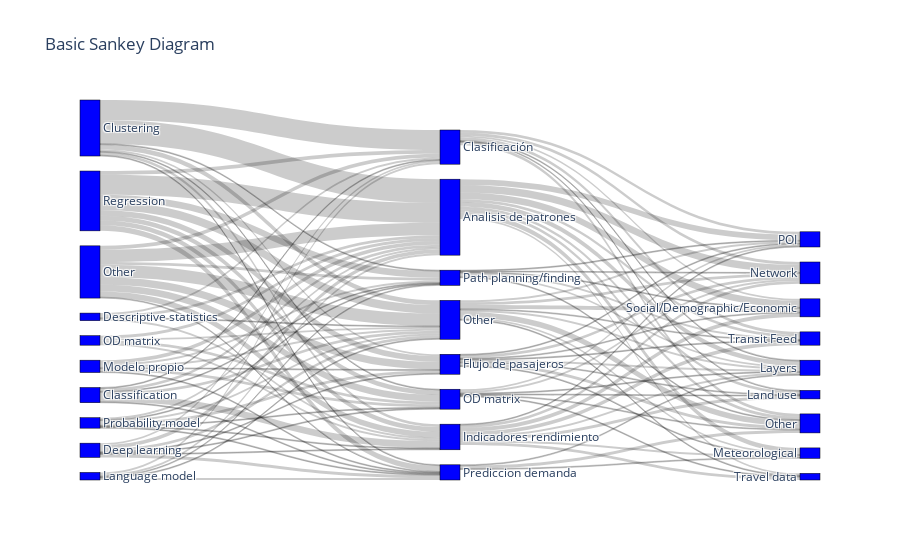

Notebook code for this chart:
### Code cell
aggregated_table2 = (
    data[columns]
    .groupby(["Other datasets", "Analysis type"])[["ID"]]
    .nunique()
    .sort_values(by="ID")
).reset_index()

aggregated_table = (
    data[columns]
    .groupby(["Model", "Model type", "Analysis type"])[["ID"]]
    .nunique()
    .groupby(["Model type", "Analysis type"])[["ID"]]
    .sum()
    .sort_values(by="ID")
).reset_index()

label1 = sorted(list(sets_dict["Model type"]))
label1.append("Other")
label2 = sorted(set(data["Analysis type"].tolist()))
label3 = sorted(list(sets_dict["Other datasets"]))
label3.append("Other")


source = []
target = []
value = []

for row in aggregated_table.iterrows():
    source.append(label1.index(row[1]["Model type"]))
    target.append(label2.index(row[1]["Analysis type"]) + len(label1))
    value.append(row[1]["ID"])


for row in aggregated_table2.iterrows():
    source.append(label2.index(row[1]["Analysis type"]) + len(label1))
    target.append(label3.index(row[1]["Other datasets"]) + len(label1) + len(label2))
    value.append(row[1]["ID"])

fig = go.Figure(
    data=[
        go.Sankey(
            node=dict(
                pad=15,
                thickness=20,
                line=dict(color="black", width=0.5),
                label=label1 + label2 + label3,
                color="blue",
            ),
            link=dict(
                source=source,  # indices correspond to labels, eg A1, A2, A1, B1, ...
                target=target,
                value=value,
            ),
        )
    ]
)

fig.update_layout(title_text="Basic Sankey Diagram")
fig.write_image("img/models_datasets_sankey.svg")
fig.show()

### Figure 1 — Plotly figure (JSON) as saved in the notebook; plotly's stock layout.template omitted (floating-point values rounded to 4 significant figures)
{"data": [{"link": {"source": [19, 17, 17, 6, 33, 5, 5, 4, 4, 4, 5, 19, 24, 2, 24, 2, 2, 24, 24, 19, 21, 17, 17, 17, 6, 21, 19, 24, 5, 24, 4, 6, 33, 21, 21, 24, 2, 6, 2, 5, 5, 19, 4, 19, 33, 26, 5, 4, 26, 26, 26, 26, 33, 2, 33, 26, 33, 26, 33, 33, 26, 4, 4, 39, 40, 40, 38, 38, 36, 40, 40, 36, 39, 37, 36, 41, 36, 35, 36, 38, 38, 35, 41, 38, 39, 35, 34, 40, 37, 39, 39, 37, 40, 38, 36, 34, 35, 37, 34, 37, 37, 35, 36, 35, 39, 36, 34, 35, 41, 39, 37, 37, 34, 34, 39, 34, 34, 34], "target": [36, 40, 39, 39, 41, 38, 36, 41, 40, 38, 37, 41, 38, 35, 41, 41, 40, 40, 37, 39, 37, 41, 35, 34, 37, 39, 40, 39, 35, 34, 36, 35, 40, 38, 34, 36, 34, 34, 39, 41, 39, 38, 37, 34, 35, 35, 34, 39, 38, 37, 36, 41, 37, 37, 38, 40, 36, 39, 39, 34, 34, 35, 34, 58, 61, 50, 61, 58, 55, 48, 55, 57, 57, 50, 46, 46, 50, 44, 44, 45, 44, 45, 45, 50, 50, 55, 58, 57, 45, 45, 46, 46, 45, 48, 45, 57, 57, 58, 44, 48, 44, 48, 48, 50, 48, 61, 61, 61, 61, 55, 57, 55, 46, 45, 61, 50, 55, 48], "value": [1, 1, 1, 1, 1, 1, 1, 1, 1, 1, 1, 1, 1, 1, 1, 1, 1, 1, 1, 2, 2, 2, 2, 2, 2, 2, 2, 2, 2, 2, 2, 2, 3, 3, 3, 3, 3, 3, 3, 3, 3, 3, 3, 4, 4, 4, 4, 5, 5, 5, 6, 6, 6, 7, 7, 7, 8, 9, 13, 13, 21, 21, 25, 1, 1, 1, 1, 1, 1, 1, 1, 1, 1, 1, 1, 1, 1, 1, 1, 1, 1, 1, 1, 2, 2, 2, 2, 2, 2, 2, 2, 2, 2, 2, 2, 3, 3, 3, 3, 3, 3, 3, 3, 3, 3, 3, 3, 3, 3, 4, 4, 4, 5, 5, 6, 6, 7, 8]}, "node": {"color": "blue", "label": ["Algebraic model", "Anomaly detection", "Classification", "Classifictaion", "Clustering", "Deep learning", "Descriptive statistics", "Dimensionality reduction", "Economical model", "Error correction model", "Feature selection", "Forecasting", "Game theory", "Genetic algorithm", "Genetic algorithms", "Graph model", "Gravity-based model", "Language model", "Modelo Propio", "Modelo propio", "Neural networks", "OD matrix", "Optimization", "Panel analysis", "Probability model", "Ranking algorithm", "Regression", "Stochastic mode", "Stochastic model", "Time series analysis", "Trip chaining model", "Trip destinaton model", "Trip-chaining model", "Other", "Analisis de patrones", "Clasificación", "Flujo de pasajeros", "Indicadores rendimiento", "OD matrix", "Other", "Path planning/finding", "Prediccion demanda", "COVID-19", "Events", "Land use", "Layers", "Meteorological", "Mobile", "Network", "Network Status Updates", "POI", "Population mobility", "Regulation", "Sensor data", "Social network", "Social/Demographic/Economic", "Survey", "Transit Feed", "Travel data", "Travel planning", "Web mapping service", "Other"], "line": {"color": "black", "width": 0.5}, "pad": 15, "thickness": 20}, "type": "sankey"}], "layout": {"title": {"text": "Basic Sankey Diagram"}}}
